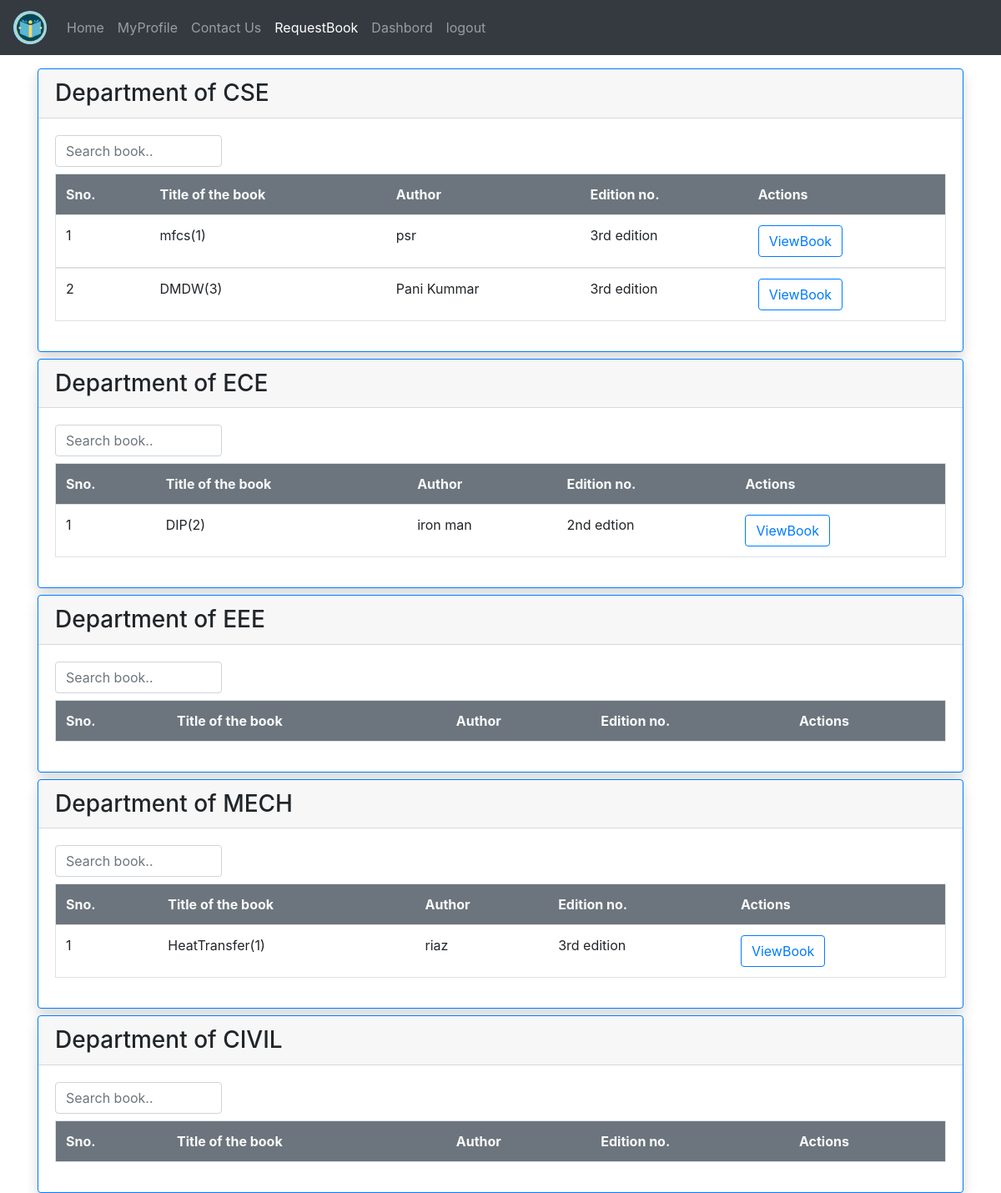
The page /reqbk/ (signed in) on the database its author committed.
### LibraryApp/models.py (models this page shows)
class BookAdd(models.Model):
    b = [
		('G','----- Select Branch -----'),
		('CSE','Computer Science and Engineering'),
		('ECE','Electrical and Communication Engineering'),
		('EEE','Electrical and Electronics Engineering'),
		('CIVIL','Civil Engineering'),
		('MECH','Mechanical Engineering')
	]
    btitle = models.CharField(max_length=50)
    bauthor = models.CharField(max_length=50)
    bedition = models.CharField(max_length=20)
    bdes = models.TextField()
    bdept = models.CharField(max_length=50,choices=b,default='G')
    bstatus = models.BooleanField(default=False)
    num_copies = models.PositiveIntegerField(default=1)
    add_by = models.ForeignKey(User,on_delete=models.CASCADE)

### LibraryApp/views.py (the view)
# urls.py: path('reqbk/',views.showbook,name='reqbk'),
def showbook(request):
    c = BookAdd.objects.filter(bdept = 'CSE')
    e = BookAdd.objects.filter(bdept = 'ECE')
    ee = BookAdd.objects.filter(bdept = 'EEE')
    m = BookAdd.objects.filter(bdept = 'MECH')
    cv = BookAdd.objects.filter(bdept = 'CIVIL')
    return render(request,'html/reqbook.html',{'cse' : c,'ece' : e,'eee' : ee,'mech' : m,'civil' : cv})

### templates/html/reqbook.html (shortened to what this page needs)
{% extends 'html/base.html' %}
{% block content %}
<div class="card shadow border rounded border-primary">
    <h3 class="card-header">Department of CSE</h3>
    <div class="card-body">
    <input class="form-control" style="max-width: 200px;" id="cse" type="text" placeholder="Search book..">
     <table class="table table-hover border mt-2">
        <thead class="text-light bg-secondary font-weight-bold">
            <td>Sno.</td>
            <td>Title of the book</td>
            <td>Author</td>
            <td>Edition no.</td>
            <td>Actions</td>
        </thead>
        {% for i in cse %}
        <tbody id="csedata">
            <tr>
                <td>{{forloop.counter}}</td>
                <td>{{i.btitle}}({{i.num_copies}})</td>
                <td>{{i.bauthor}}</td>
                <td>{{i.bedition}}</td>
                <td>
                    <div class="row">
                        <div class="col">
                            <a href="{% url 'bookview' i.id %}" class="btn btn-outline-primary">ViewBook</a>
                        </div>
                    </div>
                </td>
            </tr>
        </tbody>
        {% endfor %}
     </table>
    </div>
</div>
<div class="card mt-2 shadow border rounded border-primary">
    <h3 class="card-header">Department of ECE</h3>
    <div class="card-body">
        <input class="form-control" style="max-width: 200px;" id="ece" type="text" placeholder="Search book..">
         <table class="table table-hover border mt-2">
            <thead class="text-light bg-secondary font-weight-bold">
                <td>Sno.</td>
                <td>Title of the book</td>
                <td>Author</td>
                <td>Edition no.</td>
                <td>Actions</td>
            </thead>
            {% for i in ece %}
            <tbody id="ecedata">
                <tr>
                    <td>{{forloop.counter}}</td>
                    <td>{{i.btitle}}({{i.num_copies}})</td>
                    <td>{{i.bauthor}}</td>
                    <td>{{i.bedition}}</td>
                    <td>
                        <div class="row">
                            <div class="col">
                                <a href="{% url 'bookview' i.id %}" class="btn btn-outline-primary">ViewBook</a>
                            </div>
                        </div>
                    </td>
                </tr>
            </tbody>
            {% endfor %}
         </table>
        </div>
</div>
<div class="card mt-2 shadow border rounded border-primary">
    <h3 class="card-header">Department of EEE</h3>
    <div class="card-body">
        <input class="form-control" style="max-width: 200px;" id="eee" type="text" placeholder="Search book..">
         <table class="table table-hover border mt-2">
            <thead class="text-light bg-secondary font-weight-bold">
                <td>Sno.</td>
                <td>Title of the book</td>
                <td>Author</td>
                <td>Edition no.</td>
                <td>Actions</td>
            </thead>
         </table>
        </div>
</div>
<div class="card mt-2 shadow border rounded border-primary">
    <h3 class="card-header">Department of MECH</h3>
    <div class="card-body">
        <input class="form-control" style="max-width: 200px;" id="mech" type="text" placeholder="Search book..">
         <table class="table table-hover border mt-2">
            <thead class="text-light bg-secondary font-weight-bold">
                <td>Sno.</td>
                <td>Title of the book</td>
                <td>Author</td>
                <td>Edition no.</td>
                <td>Actions</td>
            </thead>
            {% for i in mech %}
            <tbody id="mechdata">
                <tr>
                    <td>{{forloop.counter}}</td>
                    <td>{{i.btitle}}({{i.num_copies}})</td>
                    <td>{{i.bauthor}}</td>
                    <td>{{i.bedition}}</td>
                    <td>
                        <div class="row">
                            <div class="col">
                                <a href="{% url 'bookview' i.id %}" class="btn btn-outline-primary">ViewBook</a>
                            </div>
                        </div>
                    </td>
                </tr>
            </tbody>
            {% endfor %}
         </table>
        </div>
</div>
<div class="card mt-2 shadow border rounded border-primary">
    <h3 class="card-header">Department of CIVIL</h3>
    <div class="card-body">
        <input class="form-control" style="max-width: 200px;" id="civil" type="text" placeholder="Search book..">
         <table class="table table-hover border mt-2">
            <thead class="text-light bg-secondary font-weight-bold ">
                <td>Sno.</td>
                <td>Title of the book</td>
                <td>Author</td>
                <td>Edition no.</td>
                <td>Actions</td>
            </thead>
         </table>
        </div>
</div>
{% endblock %}

### templates/html/base.html (shortened to what this page needs)
{% load static %}
<!DOCTYPE html>
<html lang="en">
<head>
  <link rel="stylesheet" href="{% static 'css/bootstrap.min.css' %}">
</head>
<body>
   {% include 'html/navbar.html' %}
    <div class="container mt-3">
      {% block content %}
      {% endblock %}
    </div>
</body>
</html>

### templates/html/navbar.html (shortened to what this page needs)
{% load static %}
<nav class="navbar navbar-expand-md bg-dark navbar-dark ">
    <a class="navbar-brand" href="{% url 'hm' %}">
      <img src="{% static 'images/icons/lib.png' %}" alt="not found" class="rounded-circle" height="40px" width="40px">
    </a>
    <div class="collapse navbar-collapse" id="collapsibleNavbar">
      <ul class="navbar-nav">
        {% if not user.is_authenticated %}
        <li class="nav-item">
          <a class="nav-link {% if request.path == '/' %}active{% endif %}" href="{% url 'hm' %}">Home</a>
        </li>
        <li class="nav-item">
          <a class="nav-link {% if request.path == '/abt/' %}active{% endif %}" href="{% url 'abt' %}">About Us</a>
        </li>
        <li class="nav-item">
          <a class="nav-link {% if request.path == '/cnt/' %}active{% endif %}" href="{% url 'cnt' %}">Contact Us</a>
        </li>
        <li class="nav-item">
          <a class="nav-link {% if request.path == '/lgin/' %}active{% endif %}" href="{% url 'lgin' %}">Login/Register</a>
        </li>
        {% else %}
            {% if request.user.role_type == 1 %}
            <li class="nav-item">
              <a class="nav-link {% if request.path == '/' %}active{% endif %}" href="{% url 'hm' %}">Home</a>
            </li>
            <li class="nav-item">
              <a class="nav-link {% if request.path == '/stdprof/' %}active{% endif %}" href="{% url 'stdprof' %}">MyProfile</a>
            </li>
            <li class="nav-item">
              <a class="nav-link {% if request.path == '/cnt/' %}active{% endif %}" href="{% url 'cnt' %}">Contact Us</a>
            </li>
           {% if request.user.stdprofile.sstatus == 1 %}
        <li class="nav-item">
          <a class="nav-link {% if request.path == '/reqbk/' %}active{% endif %}" href="{% url 'reqbk' %}">RequestBook</a>
        </li>
        <li class="nav-item">
          <a class="nav-link {% if request.path == '/sdashboard/' %}active{% endif %}" href="{% url 'sdashboard' %}">Dashbord</a>
        </li>
           {% endif %}
            {% endif %}
        <li class="nav-item">
          <a class="nav-link right {% if request.path == '/lgot/' %}active{% endif %} ml-auto" href="{% url 'lgot' %}">logout</a>
        </li>
        {% endif %}
      </ul>
    </div>
  </nav>

### rows shown on the page
BookAdd: btitle "mfcs", num_copies "1", bauthor "psr", bedition "3rd edition"
BookAdd: btitle "DMDW", num_copies "3", bauthor "Pani Kummar", bedition "3rd edition"
BookAdd: btitle "DIP", num_copies "2", bauthor "iron man", bedition "2nd edtion"
BookAdd: btitle "HeatTransfer", num_copies "1", bauthor "riaz", bedition "3rd edition"
